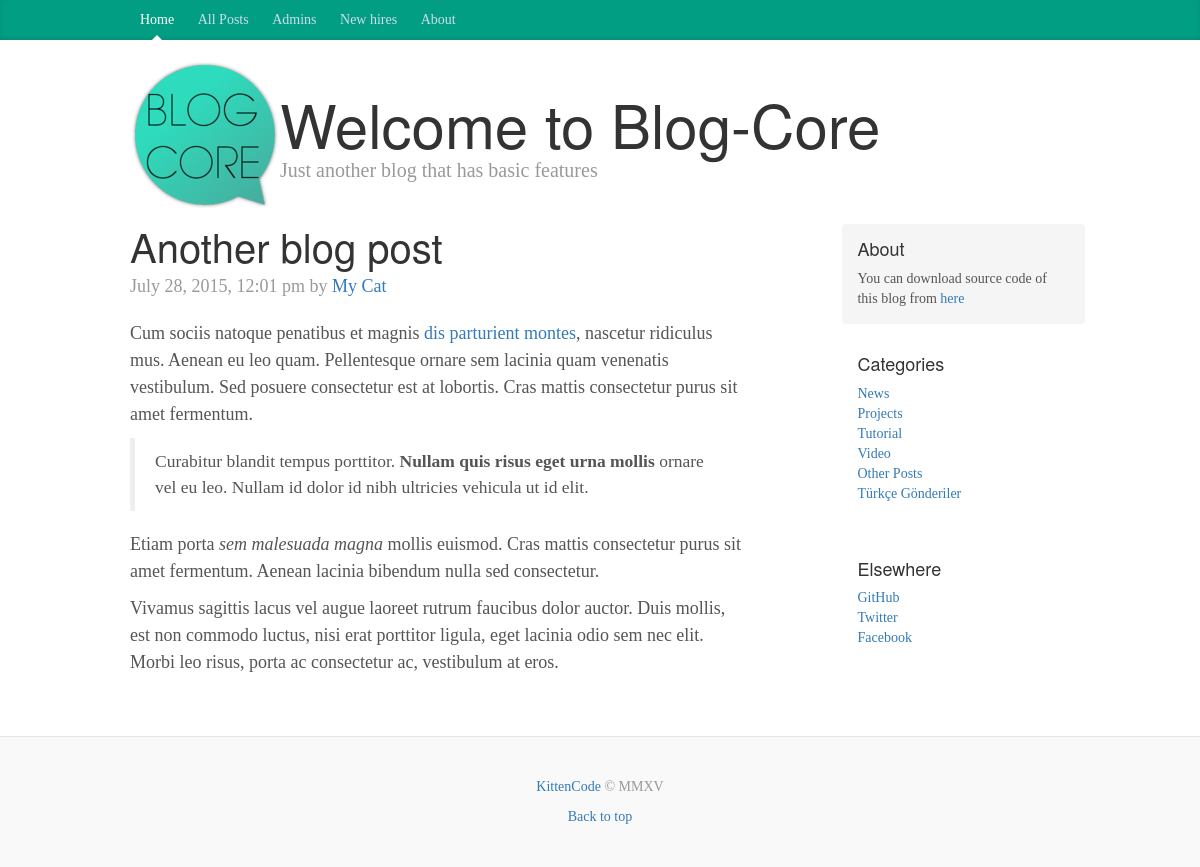
Screenshot of /project/post.php?id=2 with the database file from the repository.
### tables this page shows
CREATE TABLE IF NOT EXISTS `posts` (
  `id` int(11) NOT NULL,
  `category` int(11) NOT NULL,
  `title` varchar(255) NOT NULL,
  `body` text NOT NULL,
  `author` varchar(255) NOT NULL,
  `tags` varchar(255) NOT NULL,
  `date` timestamp NOT NULL DEFAULT CURRENT_TIMESTAMP
);

CREATE TABLE IF NOT EXISTS `categories` (
  `id` int(11) NOT NULL,
  `name` varchar(255) NOT NULL
);

### project/libraries/Database.php (called while the page is built, shortened)
<?php
class Database{
	public $host = DB_HOST;
	public $username = DB_USER;
	public $password = DB_PASS;
	public $db_name = DB_NAME;
	public $link;
	private function connect(){
		$this->link = new mysqli($this->host, $this->username, $this->password, $this->db_name);
	}
	public function select($query){
		$result = $this->link->query($query) or die($this->link->error.__LINE__);
		if($result->num_rows > 0){
			return $result;
		}
		else{
			return false;
		}
	}
}
?>

### project/helpers/format_helper.php (called while the page is built, shortened)
<?php
function formatDate($date){
	return date('F j, Y, g:i a', strtotime($date));
}
?>

### project/post.php (the view)
<?php include 'includes/header.php';  ?>
<?php
	$id = $_GET['id'];
	$db = new Database();
	$query = "SELECT * FROM posts WHERE id =".$id;
	$post = $db->select($query);
	$row = $post->fetch_assoc();
	$query = "SELECT * FROM categories";
	$categories = $db->select($query);
?>
<div class="blog-post">
    <h2 class="blog-post-title"><?php echo $row['title']; ?></h2>
    <p class="blog-post-meta"><?php echo formatDate($row['date']); ?> by <a href="#"><?php echo $row['author'];?></a></p>
    <?php echo $row['body']; ?>
             </div>
<?php include 'includes/footer.php';  ?>

### project/includes/footer.php (shortened to what this page needs)
		</div>
		<div class="col-sm-3 col-sm-offset-1 blog-sidebar">
        	<div class="sidebar-module sidebar-module-inset">
	            <h4>About</h4>
	            <?php echo $site_description; ?>
        	</div>
        	<div class="sidebar-module">
	            <h4>Categories</h4>
	            <?php if($categories): ?>
	            	<ol class="list-unstyled">
	            		<?php while($row = $categories->fetch_assoc()): ?>
	            	 		<li><a href="posts.php?category=<?php echo $row['id']; ?>"><?php echo $row['name']; ?></a></li>
	            	 	<?php endwhile; ?>
	           		</ol>
	            <?php else : ?>
	            	<p>There are no category</p>
	            <?php endif; ?>
        	</div>
        	<div class="sidebar-module">
	            <h4>Elsewhere</h4>
	            <ol class="list-unstyled">
	            	<li><a href="https://github.com/abdullahoguk">GitHub</a></li>
	            	<li><a href="https://twitter.com/abdullahoguk">Twitter</a></li>
	            	<li><a href="https://facebook.com/abdullahoguk">Facebook</a></li>
	            </ol>
        	</div>
        </div>
      </div>
    </div>
    <footer class="blog-footer">
    	<p><a href="http://kittencode.github.io/">KittenCode</a> &copy MMXV</p>
    	<p>
   			<a href="#">Back to top</a>
    	</p>
    </footer>
	</body>
</html>

### project/css/custom.css (style rules this page uses)
body { font-family: Georgia, "Times New Roman", Times, serif; color: #555; }
h1, .h1, h2, .h2, h3, .h3, h4, .h4, h5, .h5, h6, .h6 { margin-top: 0; font-family: "Helvetica Neue", Helvetica, Arial, sans-serif; font-weight: normal; color: #333; }
.sidebar-module { padding: 15px; margin: 0 -15px 15px; }
.sidebar-module-inset { padding: 15px; background-color: #f5f5f5; border-radius: 4px; }
.blog-post { margin-bottom: 60px; }
.blog-post-title { margin-bottom: 5px; font-size: 40px; }
.blog-post-meta { margin-bottom: 20px; color: #999; }
.blog-footer { padding: 40px 0; color: #999; text-align: center; background-color: #f9f9f9; border-top: 1px solid #e5e5e5; }
.blog-footer p:last-child { margin-bottom: 0; }

### rows the page displays
posts: title "Another blog post", date "July 28, 2015, 12:01 pm", author "My Cat", body "Cum sociis natoque penatibus et magnis dis parturient montes , nascetur ridiculus mus. Aenean eu leo quam. Pellentesque ornare sem lacinia quam venenatis vestibulum. Sed posuere consectetur est at lobortis. Cras mattis consectetur purus sit amet fermentum. Curabitur blandit tempus porttitor. Nullam quis risus eget urna mollis ornare vel eu leo. Nullam id dolor id nibh ultricies vehicula ut id elit. Etiam porta sem malesuada magna mollis euismod. Cras mattis consectetur purus sit amet fermentum. Aenean lacinia bibendum nulla sed consectetur. Vivamus sagittis lacus vel augue laoreet rutrum faucibus dolor auctor. Duis mollis, est non commodo luctus, nisi erat porttitor ligula, eget lacinia…"
categories: name "News"
categories: name "Projects"
categories: name "Tutorial"
categories: name "Video"
categories: name "Other Posts"
categories: name "Türkçe Gönderiler"
